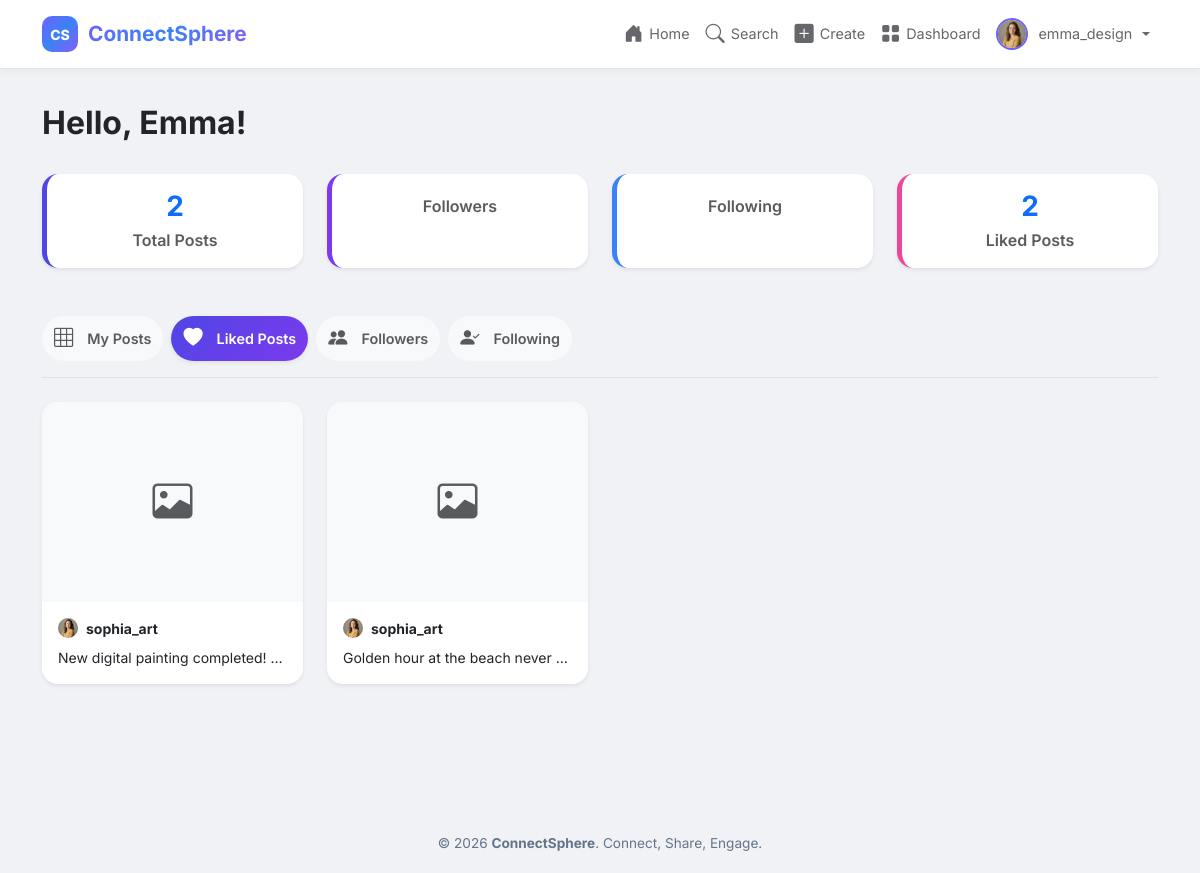
The app's page /dashboard/?tab=liked (signed in) with its own data.
### app/models.py (models this page shows, shortened)
class Profile(models.Model):
    user = models.OneToOneField(User, on_delete=models.CASCADE, related_name='profile')
    profile_picture = models.ImageField(upload_to='profile_pics/', default='profile_pics/default.png', blank=True)
    bio = models.TextField(max_length=500, blank=True, default='')
    date_joined = models.DateTimeField(auto_now_add=True)

class Post(models.Model):
    user = models.ForeignKey(User, on_delete=models.CASCADE, related_name='posts')
    caption = models.TextField(max_length=2200, blank=True, default='')
    image = models.ImageField(upload_to='post_images/', blank=True, null=True)
    created_date = models.DateTimeField(auto_now_add=True)
    class Meta:
        ordering = ['-created_date']

### app/views.py (the view)
# urls.py: path('dashboard/', views.dashboard, name='dashboard'),
@login_required
def dashboard(request):
    active_tab = request.GET.get('tab', 'posts')
    user_posts = Post.objects.filter(user=request.user).select_related('user', 'user__profile')
    liked_post_ids = Like.objects.filter(user=request.user).values_list('post_id', flat=True)
    liked_posts = Post.objects.filter(id__in=liked_post_ids).select_related('user', 'user__profile')
    followers_objs = Follow.objects.filter(following=request.user).select_related('follower', 'follower__profile')
    following_objs = Follow.objects.filter(follower=request.user).select_related('following', 'following__profile')
    followers = [f.follower for f in followers_objs]
    following = [f.following for f in following_objs]
    context = {
        'user_posts': user_posts,
        'liked_posts': liked_posts,
        'followers': followers,
        'following': following,
        'active_tab': active_tab,
    }
    return render(request, 'dashboard.html', context)

### templates/dashboard.html (shortened to what this page needs)
{% extends 'base.html' %}
{% load static %}
{% block content %}
<div class="container mt-4 mb-5">
    <div class="d-flex justify-content-between align-items-center mb-4">
        <h2 class="fw-bold text-dark" style="font-family: 'Inter', sans-serif;">
            Hello, {{ request.user.first_name|default:request.user.username }}!
        </h2>
    </div>
    <div class="row g-4 mb-5">
        <div class="col-6 col-md-3">
            <div class="card bg-white shadow-sm border-0 rounded-4 text-center p-3 h-100" style="border-left: 5px solid #4f46e5 !important;">
                <h3 class="fw-bold mb-1 text-primary">{{ user_posts.count }}</h3>
                <p class="text-muted mb-0 fw-semibold">Total Posts</p>
            </div>
        </div>
        <div class="col-6 col-md-3">
            <div class="card bg-white shadow-sm border-0 rounded-4 text-center p-3 h-100" style="border-left: 5px solid #7c3aed !important;">
                <p class="text-muted mb-0 fw-semibold">Followers</p>
            </div>
        </div>
        <div class="col-6 col-md-3">
            <div class="card bg-white shadow-sm border-0 rounded-4 text-center p-3 h-100" style="border-left: 5px solid #3b82f6 !important;">
                <p class="text-muted mb-0 fw-semibold">Following</p>
            </div>
        </div>
        <div class="col-6 col-md-3">
            <div class="card bg-white shadow-sm border-0 rounded-4 text-center p-3 h-100" style="border-left: 5px solid #ec4899 !important;">
                <h3 class="fw-bold mb-1 text-primary">{{ liked_posts.count }}</h3>
                <p class="text-muted mb-0 fw-semibold">Liked Posts</p>
            </div>
        </div>
    </div>
    <ul class="nav nav-pills mb-4 gap-2 justify-content-center justify-content-md-start border-bottom pb-3">
        <li class="nav-item">
            <a class="nav-link rounded-pill fw-semibold {% if active_tab == 'posts' %}active shadow-sm{% else %}text-muted bg-light{% endif %}"
               href="{% url 'dashboard' %}?tab=posts"
               {% if active_tab == 'posts' %}style="background: linear-gradient(135deg, #4f46e5, #7c3aed);"{% endif %}>
                <i class="bi bi-grid-3x3 me-2"></i>My Posts
            </a>
        </li>
        <li class="nav-item">
            <a class="nav-link rounded-pill fw-semibold {% if active_tab == 'liked' %}active shadow-sm{% else %}text-muted bg-light{% endif %}"
               href="{% url 'dashboard' %}?tab=liked"
               {% if active_tab == 'liked' %}style="background: linear-gradient(135deg, #4f46e5, #7c3aed);"{% endif %}>
                <i class="bi bi-heart-fill me-2"></i>Liked Posts
            </a>
        </li>
        <li class="nav-item">
            <a class="nav-link rounded-pill fw-semibold {% if active_tab == 'followers' %}active shadow-sm{% else %}text-muted bg-light{% endif %}"
               href="{% url 'dashboard' %}?tab=followers"
               {% if active_tab == 'followers' %}style="background: linear-gradient(135deg, #4f46e5, #7c3aed);"{% endif %}>
                <i class="bi bi-people-fill me-2"></i>Followers
            </a>
        </li>
        <li class="nav-item">
            <a class="nav-link rounded-pill fw-semibold {% if active_tab == 'following' %}active shadow-sm{% else %}text-muted bg-light{% endif %}"
               href="{% url 'dashboard' %}?tab=following"
               {% if active_tab == 'following' %}style="background: linear-gradient(135deg, #4f46e5, #7c3aed);"{% endif %}>
                <i class="bi bi-person-check-fill me-2"></i>Following
            </a>
        </li>
    </ul>
    <div class="tab-content mt-4">
        {% if active_tab == 'posts' %}
        <div class="row g-4">
            {% for post in user_posts %}
            <div class="col-sm-6 col-md-4 col-lg-3">
                <a href="{% url 'post_detail' post.pk %}" class="text-decoration-none text-dark">
                    <div class="card h-100 shadow-sm border-0 rounded-4 overflow-hidden hover-scale transition-all">
                        {% if post.image %}
                        <img src="{{ post.image.url }}" class="card-img-top" alt="Post" style="height: 200px; object-fit: cover;">
                        {% else %}
                        <div class="card-img-top bg-light d-flex align-items-center justify-content-center text-muted" style="height: 200px;">
                            <i class="bi bi-image fs-1"></i>
                        </div>
                        {% endif %}
                        <div class="card-body p-3">
                            <p class="card-text text-truncate">{{ post.caption }}</p>
                            <div class="d-flex justify-content-between text-muted small">
                                <span><i class="bi bi-heart-fill me-1 text-danger"></i>{{ post.likes_count }}</span>
                                <span><i class="bi bi-chat-fill me-1"></i>{{ post.comments_count }}</span>
                            </div>
                        </div>
                    </div>
                </a>
            </div>
            {% empty %}
            <div class="col-12 text-center py-5">
                <div class="text-muted mb-3"><i class="bi bi-camera fs-1"></i></div>
                <h4 class="fw-bold">No posts yet</h4>
                <p class="text-muted">When you share photos, they will appear on your profile.</p>
                <a href="{% url 'create_post' %}" class="btn btn-primary rounded-pill mt-2">Create your first post</a>
            </div>
            {% endfor %}
        </div>
        {% elif active_tab == 'liked' %}
        <div class="row g-4">
            {% for post in liked_posts %}
            <div class="col-sm-6 col-md-4 col-lg-3">
                <a href="{% url 'post_detail' post.pk %}" class="text-decoration-none text-dark">
                    <div class="card h-100 shadow-sm border-0 rounded-4 overflow-hidden hover-scale transition-all">
                        {% if post.image %}
                        <img src="{{ post.image.url }}" class="card-img-top" alt="Post" style="height: 200px; object-fit: cover;">
                        {% else %}
                        <div class="card-img-top bg-light d-flex align-items-center justify-content-center text-muted" style="height: 200px;">
                            <i class="bi bi-image fs-1"></i>
                        </div>
                        {% endif %}
                        <div class="card-body p-3">
                            <div class="d-flex align-items-center mb-2">
                                {% if post.user.profile.profile_picture %}
                                <img src="{{ post.user.profile.profile_picture.url }}" class="rounded-circle me-2" style="width:20px; height:20px; object-fit:cover;">
                                {% else %}
                                <i class="bi bi-person-circle me-2 text-muted"></i>
                                {% endif %}
                                <small class="fw-bold text-truncate">{{ post.user.username }}</small>
                            </div>
                            <p class="card-text text-truncate small">{{ post.caption }}</p>
                        </div>
                    </div>
                </a>
            </div>
            {% empty %}
            <div class="col-12 text-center py-5">
                <div class="text-muted mb-3"><i class="bi bi-heart fs-1"></i></div>
                <h4 class="fw-bold">No liked posts</h4>
                <p class="text-muted">Posts you like will be saved here.</p>
            </div>
            {% endfor %}
        </div>
        {% endif %}
    </div>
</div>
{% endblock %}

### templates/base.html (shortened to what this page needs)
{% load static %}
<!DOCTYPE html>
<html lang="en">
<head>
    <link href="https://cdn.jsdelivr.net/npm/bootstrap@5.3.3/dist/css/bootstrap.min.css" rel="stylesheet">
    <link href="https://cdn.jsdelivr.net/npm/bootstrap-icons@1.11.3/font/bootstrap-icons.min.css" rel="stylesheet">
    <link rel="stylesheet" href="{% static 'css/style.css' %}">
</head>
<body>
    {% if user.is_authenticated %}
    <nav class="navbar navbar-expand-lg navbar-dark fixed-top cs-navbar">
        <div class="container">
            <a class="navbar-brand cs-brand" href="{% url 'home' %}">
                <span class="cs-logo">CS</span>
                <span class="cs-name">ConnectSphere</span>
            </a>
            <div class="collapse navbar-collapse" id="navbarNav">
                <ul class="navbar-nav ms-auto align-items-center">
                    <li class="nav-item">
                        <a class="nav-link" href="{% url 'home' %}" title="Home">
                            <i class="bi bi-house-door-fill"></i>
                            <span class="nav-text">Home</span>
                        </a>
                    </li>
                    <li class="nav-item">
                        <a class="nav-link" href="{% url 'search_users' %}" title="Search">
                            <i class="bi bi-search"></i>
                            <span class="nav-text">Search</span>
                        </a>
                    </li>
                    <li class="nav-item">
                        <a class="nav-link" href="{% url 'create_post' %}" title="Create Post">
                            <i class="bi bi-plus-square-fill"></i>
                            <span class="nav-text">Create</span>
                        </a>
                    </li>
                    <li class="nav-item">
                        <a class="nav-link" href="{% url 'dashboard' %}" title="Dashboard">
                            <i class="bi bi-grid-fill"></i>
                            <span class="nav-text">Dashboard</span>
                        </a>
                    </li>
                    <li class="nav-item dropdown">
                        <a class="nav-link dropdown-toggle d-flex align-items-center" href="#" role="button" data-bs-toggle="dropdown">
                            {% if user.profile.profile_picture %}
                            <img src="{{ user.profile.profile_picture.url }}" alt="{{ user.username }}" class="nav-avatar">
                            {% else %}
                            <div class="nav-avatar-placeholder">
                                <i class="bi bi-person-fill"></i>
                            </div>
                            {% endif %}
                            <span class="nav-text ms-1">{{ user.username }}</span>
                        </a>
                    </li>
                </ul>
            </div>
        </div>
    </nav>
    {% endif %}
    <main class="{% if user.is_authenticated %}cs-main{% else %}cs-main-auth{% endif %}">
        {% block content %}{% endblock %}
    </main>
    {% if user.is_authenticated %}
    <footer class="cs-footer">
        <div class="container text-center">
            <p class="mb-0">&copy; 2026 <strong>ConnectSphere</strong>. Connect, Share, Engage.</p>
        </div>
    </footer>
    {% endif %}
</body>
</html>

### static/css/style.css (style rules this page uses)
:root { --primary: #6C63FF; --secondary: #3B82F6; --accent: #8B5CF6; --dark-bg: #f0f2f5; --card-bg: #ffffff; --card-border: #e4e6eb; --text-primary: #1c1e21; --text-secondary: #65676b; --success: #10b981; --danger: #ef4444; --warning: #f59e0b; --gradient: linear-gradient(135deg, #6C63FF 0%, #3B82F6 50%, #8B5CF6 100%); }
body { font-family: 'Inter', sans-serif; background: var(--dark-bg); color: var(--text-primary); min-height: 100vh; margin: 0; padding: 0; }
.cs-navbar { position: fixed; top: 0; width: 100%; z-index: 1030; background: #ffffff; box-shadow: 0 2px 10px rgba(0, 0, 0, 0.05); border-bottom: 1px solid var(--card-border); padding: 10px 20px; display: flex; justify-content: space-between; align-items: center; box-sizing: border-box; }
.cs-brand { display: flex; align-items: center; text-decoration: none; }
.cs-logo { width: 36px; height: 36px; border-radius: 10px; background: var(--gradient); display: flex; align-items: center; justify-content: center; font-weight: 800; font-size: 14px; color: white; }
.cs-name { font-weight: 700; font-size: 1.3rem; margin-left: 10px; background: var(--gradient); -webkit-background-clip: text; -webkit-text-fill-color: transparent; }
.nav-link { color: var(--text-secondary); font-size: 0.9rem; display: flex; align-items: center; gap: 6px; transition: 0.3s; border-radius: 8px; padding: 8px 12px; text-decoration: none; }
.nav-link:hover, .nav-link.active { color: #fff; background: rgba(108, 99, 255, 0.15); }
.nav-link i { font-size: 1.2rem; }
.nav-avatar { width: 32px; height: 32px; border-radius: 50%; object-fit: cover; border: 2px solid var(--primary); }
.cs-main { padding-top: 80px; min-height: calc(100vh - 60px); padding-bottom: 40px; box-sizing: border-box; }
.cs-footer { padding: 20px 0; text-align: center; color: #64748b; font-size: 0.85rem; border-top: 1px solid rgba(255, 255, 255, 0.06); margin-top: 40px; }
a { color: var(--primary); text-decoration: none; transition: 0.2s; }
img { max-width: 100%; }

### templates/dashboard.html (style rules this page uses)
.hover-scale { transition: transform 0.2s ease-in-out, box-shadow 0.2s ease-in-out; }

### records on screen
Post: user.profile.profile_picture (picture), user.username "sophia_art", caption "New digital painting completed!…"
Post: user.profile.profile_picture (picture), user.username "sophia_art", caption "Golden hour at the beach never…"

### other values on screen
{{ user.username }} "emma_design"
{{ request.user.first_name|default:request.user.username }} "Emma"
{{ user_posts.count }} "2"
{{ liked_posts.count }} "2"
